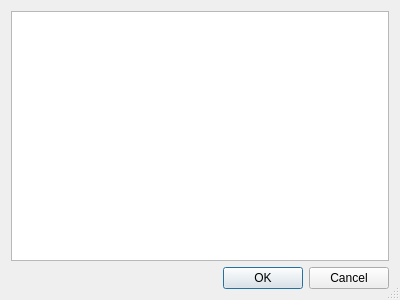
<?xml version="1.0" encoding="UTF-8"?>
<ui version="4.0">
 <class>ListDialog</class>
 <widget class="QDialog" name="ListDialog">
  <property name="windowModality">
   <enum>Qt::WindowModal</enum>
  </property>
  <property name="geometry">
   <rect>
    <x>0</x>
    <y>0</y>
    <width>400</width>
    <height>300</height>
   </rect>
  </property>
  <property name="windowTitle">
   <string>Edit list</string>
  </property>
  <property name="sizeGripEnabled">
   <bool>true</bool>
  </property>
  <property name="modal">
   <bool>true</bool>
  </property>
  <layout class="QVBoxLayout" name="verticalLayout">
   <item>
    <widget class="QTableView" name="view">
     <property name="editTriggers">
      <set>QAbstractItemView::DoubleClicked|QAbstractItemView::EditKeyPressed|QAbstractItemView::SelectedClicked</set>
     </property>
     <property name="selectionMode">
      <enum>QAbstractItemView::SingleSelection</enum>
     </property>
     <property name="selectionBehavior">
      <enum>QAbstractItemView::SelectRows</enum>
     </property>
     <attribute name="horizontalHeaderVisible">
      <bool>false</bool>
     </attribute>
     <attribute name="horizontalHeaderStretchLastSection">
      <bool>true</bool>
     </attribute>
     <attribute name="verticalHeaderVisible">
      <bool>false</bool>
     </attribute>
     <attribute name="verticalHeaderVisible">
      <bool>false</bool>
     </attribute>
     <attribute name="horizontalHeaderStretchLastSection">
      <bool>true</bool>
     </attribute>
     <attribute name="horizontalHeaderVisible">
      <bool>false</bool>
     </attribute>
    </widget>
   </item>
   <item>
    <widget class="QDialogButtonBox" name="buttonBox">
     <property name="orientation">
      <enum>Qt::Horizontal</enum>
     </property>
     <property name="standardButtons">
      <set>QDialogButtonBox::Cancel|QDialogButtonBox::Ok</set>
     </property>
    </widget>
   </item>
  </layout>
  <action name="actionAdd">
   <property name="icon">
    <iconset resource="icons.qrc">
     <normaloff>:/icons/add</normaloff>:/icons/add</iconset>
   </property>
   <property name="text">
    <string>Add</string>
   </property>
   <property name="toolTip">
    <string>Add new item</string>
   </property>
   <property name="shortcut">
    <string>Ctrl+N</string>
   </property>
  </action>
  <action name="actionAddList">
   <property name="icon">
    <iconset resource="icons.qrc">
     <normaloff>:/icons/addlist</normaloff>:/icons/addlist</iconset>
   </property>
   <property name="text">
    <string>Add list</string>
   </property>
   <property name="toolTip">
    <string>Add list of items</string>
   </property>
   <property name="shortcut">
    <string>Ctrl+Shift+N</string>
   </property>
  </action>
 </widget>
 <resources>
  <include location="icons.qrc"/>
 </resources>
 <connections>
  <connection>
   <sender>buttonBox</sender>
   <signal>accepted()</signal>
   <receiver>ListDialog</receiver>
   <slot>accept()</slot>
   <hints>
    <hint type="sourcelabel">
     <x>248</x>
     <y>254</y>
    </hint>
    <hint type="destinationlabel">
     <x>157</x>
     <y>274</y>
    </hint>
   </hints>
  </connection>
  <connection>
   <sender>buttonBox</sender>
   <signal>rejected()</signal>
   <receiver>ListDialog</receiver>
   <slot>reject()</slot>
   <hints>
    <hint type="sourcelabel">
     <x>316</x>
     <y>260</y>
    </hint>
    <hint type="destinationlabel">
     <x>286</x>
     <y>274</y>
    </hint>
   </hints>
  </connection>
 </connections>
</ui>
